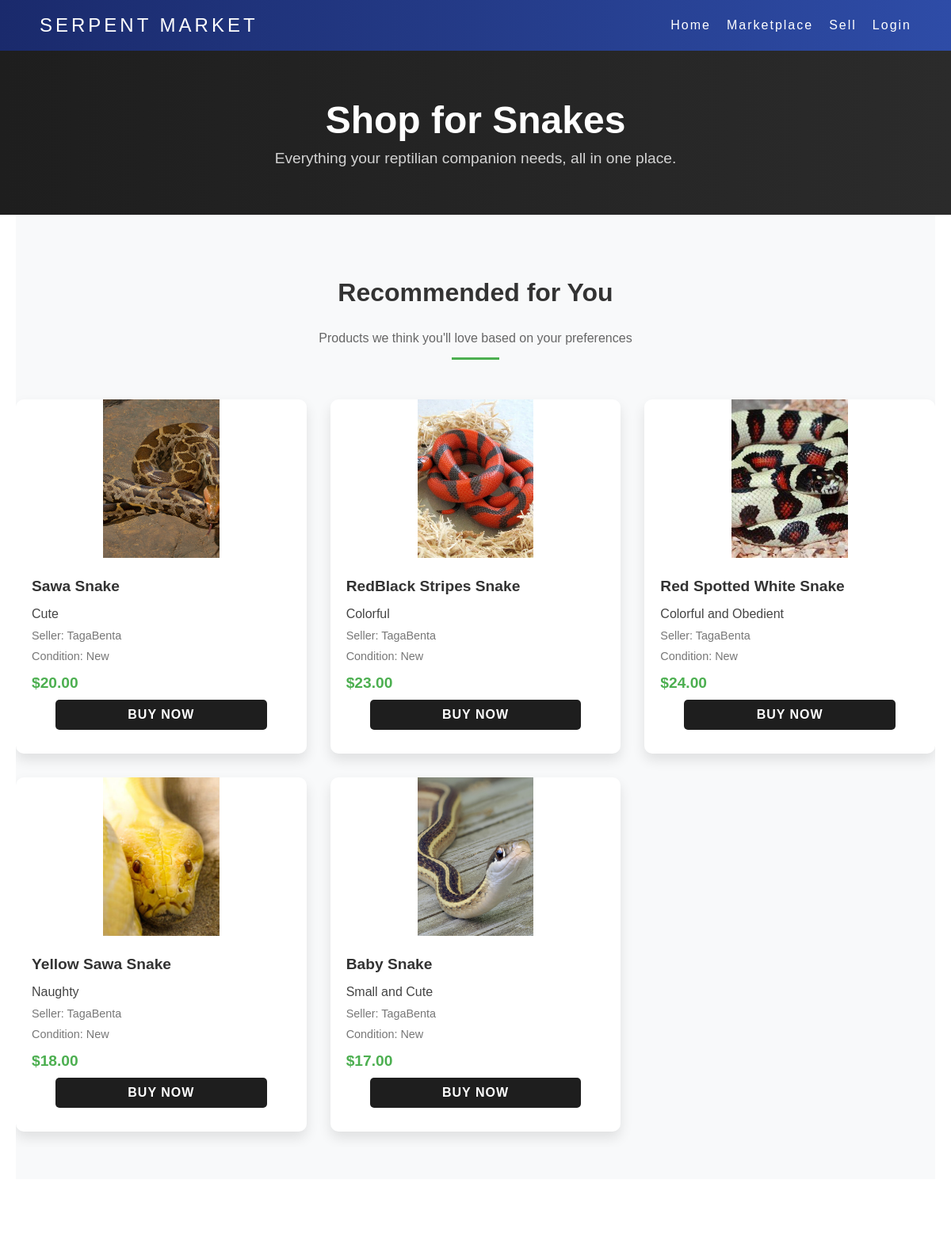
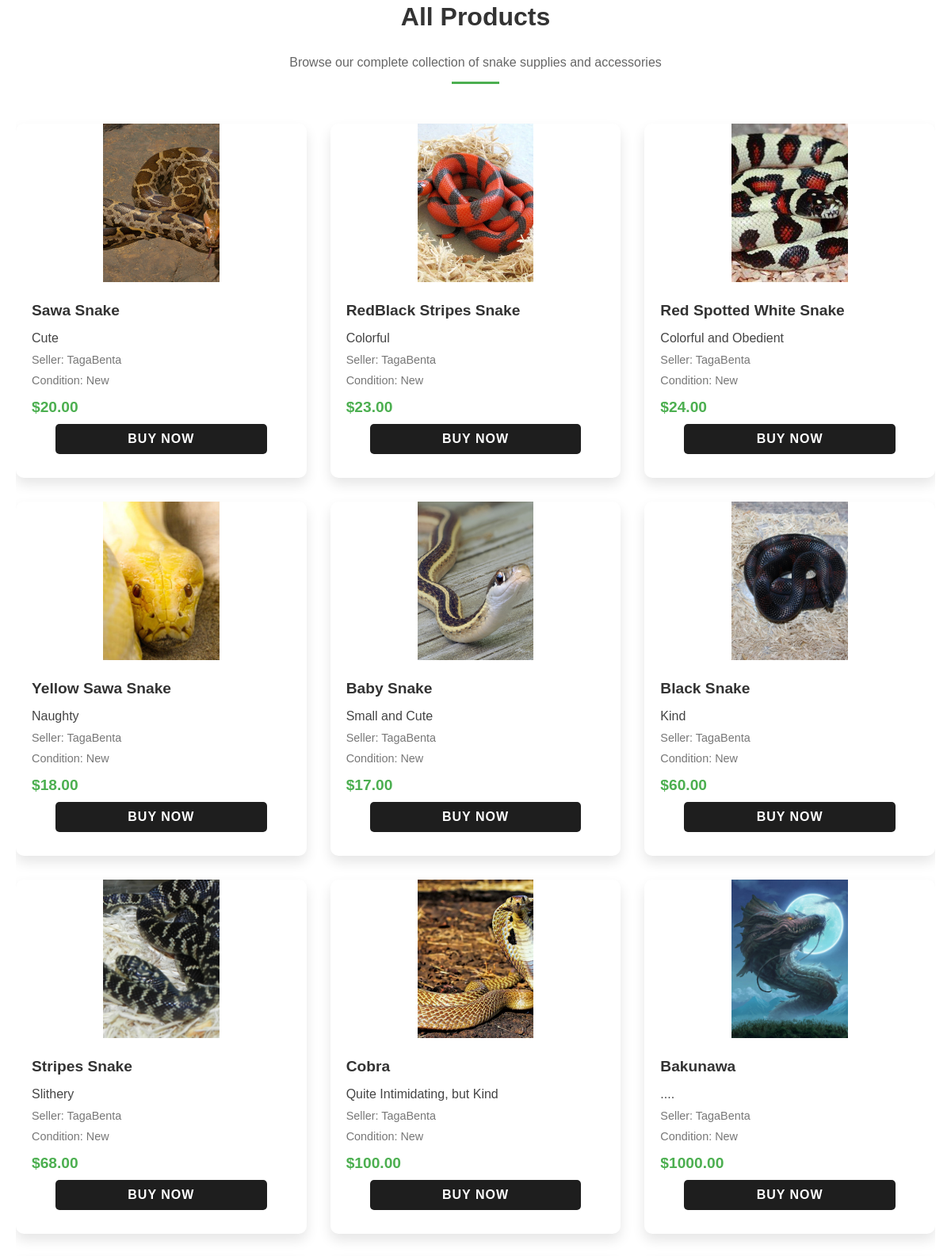
The app's page /marketplace/ (upper part) with its own data (2 pictures, top to bottom).
### marketplace/models.py (models this page shows, shortened)
class Product(models.Model):
    name = models.CharField(max_length=255)
    price = models.DecimalField(max_digits=10, decimal_places=2)
    description = models.TextField()
    image = models.ImageField(upload_to='product_images/', blank=True, null=True)
    seller = models.ForeignKey(User, on_delete=models.CASCADE)
    condition = models.CharField(max_length=50, choices=[('New', 'New'), ('Used', 'Used')], default='New')
    created_at = models.DateTimeField(auto_now_add=True)
    is_sold = models.BooleanField(default=False)

### marketplace/views.py (the view)
# urls.py: path('marketplace/', views.marketplace, name='marketplace'),
def marketplace(request):
    products = Product.objects.filter(is_sold=False)
    recommender = ProductRecommender()
    if request.user.is_authenticated:
        recommended_products = recommender.get_user_recommendations(request.user)
    else:
        recommended_products = recommender.get_popular_products()
    context = {
        'products': products,
        'recommended_products': recommended_products,
    }
    return render(request, 'marketplace.html', context)

### marketplace/recommendations.py (called while the page is built)
    def get_popular_products(self, limit=5):
        return Product.objects.filter(is_sold=False).annotate(
            purchase_count=Count('purchase')
        ).order_by('-purchase_count')[:limit]

### templates/marketplace.html (shortened to what this page needs)
{% load static %}
<!DOCTYPE html>
<html lang="en">
<head>
    <link rel="stylesheet" href="{% static 'css/style.css' %}">
</head>
<body>
<header>
    <nav>
        <a class="logo" href="{% url 'home' %}">Serpent Market</a>
        <ul class="nav-list">
            <li><a href="{% url 'home' %}">Home</a></li>
            <li><a href="{% url 'marketplace' %}">Marketplace</a></li>
            <li><a href="{% url 'sell' %}">Sell</a></li>
            {% if user.is_authenticated %}
                <li>
                    <a href="#" onclick="event.preventDefault(); document.getElementById('logout-form').submit();">Logout</a>
                    <form id="logout-form" method="POST" action="{% url 'account_logout' %}" style="display: none;">
                        {% csrf_token %}
                    </form>
                </li>
            {% else %}
                <li><a href="{% url 'account_login' %}">Login</a></li>
            {% endif %}
        </ul>
    </nav>
</header>
<section class="market-hero">
    <h1>Shop for Snakes</h1>
    <p>Everything your reptilian companion needs, all in one place.</p>
</section>
<div class="marketplace-container">
    {% if recommended_products %}
    <section class="recommendations-section">
        <div class="section-header">
            <h2>Recommended for You</h2>
            <p>Products we think you'll love based on your preferences</p>
        </div>
        <div class="product-grid">
            {% for product in recommended_products %}
            <div class="product-card">
                {% if product.image %}
                <img src="{{ product.image.url }}" alt="{{ product.name }}">
                {% else %}
                <img src="{% static 'images/default-product.jpg' %}" alt="Default Image">
                {% endif %}
                <div class="product-info">
                    <h3>{{ product.name }}</h3>
                    <p>{{ product.description }}</p>
                    <p class="seller">Seller: {{ product.seller.username }}</p>
                    <p class="condition">Condition: {{ product.condition }}</p>
                    <p class="price">${{ product.price }}</p>
                    <button class="btn btn-1 btn-1a" onclick="openPayPalModal('{{ product.id }}', '{{ product.price }}')">Buy Now</button>
                </div>
            </div>
            {% endfor %}
        </div>
    </section>
    {% endif %}
    <section class="all-products-section">
        <div class="section-header">
            <h2>All Products</h2>
            <p>Browse our complete collection of snake supplies and accessories</p>
        </div>
        <div class="product-grid">
            {% for product in products %}
            <div class="product-card">
                {% if product.image %}
                <img src="{{ product.image.url }}" alt="{{ product.name }}">
                {% else %}
                <img src="{% static 'images/default-product.jpg' %}" alt="Default Image">
                {% endif %}
                <div class="product-info">
                    <h3>{{ product.name }}</h3>
                    <p>{{ product.description }}</p>
                    <p class="seller">Seller: {{ product.seller.username }}</p>
                    <p class="condition">Condition: {{ product.condition }}</p>
                    <p class="price">${{ product.price }}</p>
                    <button class="btn btn-1 btn-1a" onclick="openPayPalModal('{{ product.id }}', '{{ product.price }}')">Buy Now</button>
                </div>
            </div>
            {% empty %}
            <div class="empty-state">
                <p>No products listed yet.</p>
            </div>
            {% endfor %}
        </div>
    </section>
</div>
</body>
</html>

### marketplace/static/css/style.css (style rules this page uses)
* { margin: 0; padding: 0; box-sizing: border-box; overflow-x: hidden; }
html { scroll-behavior: smooth; }
body { font-family: Arial, sans-serif; overflow-x: hidden; padding-top: 8vh; overflow-x: hidden; }
a { color: #fff; text-decoration: none; transition: 0.3s; }
.logo { font-size: 24px; text-transform: uppercase; letter-spacing: 4px; }
nav { display: flex; justify-content: space-between; align-items: center; background: -webkit-linear-gradient(to right, #1a2a6c, #243b88, #2e4ca7); background: linear-gradient(to right, #1a2a6c, #243b88, #2e4ca7); padding: 0 50px; height: 8vh; position: fixed; top: 0; left: 0; width: 100%; z-index: 100; }
.nav-list { list-style: none; display: flex; gap: 20px; }
.nav-list li { letter-spacing: 2px; }
h2 { font-size: 1.6rem; padding-bottom: 20px; }
img { display: block; width: 50%; height: auto; }
.btn { border: none; font-family: inherit; font-size: inherit; color: inherit; background: none; cursor: pointer; padding: 25px 80px; display: inline-block; margin: 15px 30px; text-transform: uppercase; letter-spacing: 1px; font-weight: 700; outline: none; position: relative; -webkit-transition: all 0.3s; -moz-transition: all 0.3s; transition: all 0.3s; background-color: #ffffff; border-radius: 2rem; }
.btn:after { content: ''; position: absolute; z-index: -1; -webkit-transition: all 0.3s; -moz-transition: all 0.3s; transition: all 0.3s; }
.btn-1 { color: #004A7C; }
img { max-width: 40%; height: auto; display: block; margin: 0 auto 10px auto; }
:root { --hilite: #004A7C; }

### templates/marketplace.html (style rules this page uses)
.market-hero { background: linear-gradient(to right, #1e1e1e, #2b2b2b); color: white; padding: 60px 20px; text-align: center; }
.market-hero h1 { font-size: 3em; margin-bottom: 10px; }
.market-hero p { font-size: 1.2em; opacity: 0.8; }
.marketplace-container { max-width: 1400px; margin: 0 auto; padding: 0 20px; }
.section-header { text-align: center; margin: 40px 0 30px; position: relative; }
.section-header h2 { font-size: 2em; color: #333; margin-bottom: 10px; }
.section-header p { color: #666; max-width: 600px; margin: 0 auto; }
.section-header:after { content: ''; display: block; width: 60px; height: 3px; background: #4CAF50; margin: 15px auto 0; }
.product-grid { display: grid; grid-template-columns: repeat(auto-fit, minmax(280px, 1fr)); gap: 30px; padding: 20px 0; }
.recommendations-section { background: #f8f9fa; padding: 40px 0; margin-bottom: 20px; }
.all-products-section { padding: 40px 0; }
.product-card { background: white; border-radius: 10px; overflow: hidden; box-shadow: 0 8px 16px rgba(0,0,0,0.1); transition: transform 0.2s ease; display: flex; flex-direction: column; height: 100%; }
.product-card img { width: 100%; height: 200px; object-fit: cover; }
.product-info { padding: 15px 20px; flex-grow: 1; display: flex; flex-direction: column; }
.product-info h3 { margin: 0 0 10px; font-size: 1.2em; color: #333; }
.product-info p { margin: 5px 0; color: #444; }
.product-info .seller, .product-info .condition { font-size: 0.9em; color: #777; }
.product-info .price { font-size: 1.2em; font-weight: bold; color: #4CAF50; margin: 10px 0; }
.product-info button { margin-top: auto; padding: 10px 20px; background: #1e1e1e; color: white; border: none; border-radius: 5px; cursor: pointer; transition: background 0.3s ease; }

### records on screen
Product: image (picture), name "Sawa Snake", description "Cute", seller.username "TagaBenta", condition "New", price "20.00"
Product: image (picture), name "RedBlack Stripes Snake", description "Colorful", seller.username "TagaBenta", condition "New", price "23.00"
Product: image (picture), name "Red Spotted White Snake", description "Colorful and Obedient", seller.username "TagaBenta", condition "New", price "24.00"
Product: image (picture), name "Yellow Sawa Snake", description "Naughty", seller.username "TagaBenta", condition "New", price "18.00"
Product: image (picture), name "Baby Snake", description "Small and Cute", seller.username "TagaBenta", condition "New", price "17.00"
Product: image (picture), name "Black Snake", description "Kind", seller.username "TagaBenta", condition "New", price "60.00"
Product: image (picture), name "Stripes Snake", description "Slithery", seller.username "TagaBenta", condition "New", price "68.00"
Product: image (picture), name "Cobra", description "Quite Intimidating, but Kind", seller.username "TagaBenta", condition "New", price "100.00"
Product: image (picture), name "Bakunawa", description "....", seller.username "TagaBenta", condition "New", price "1000.00"
